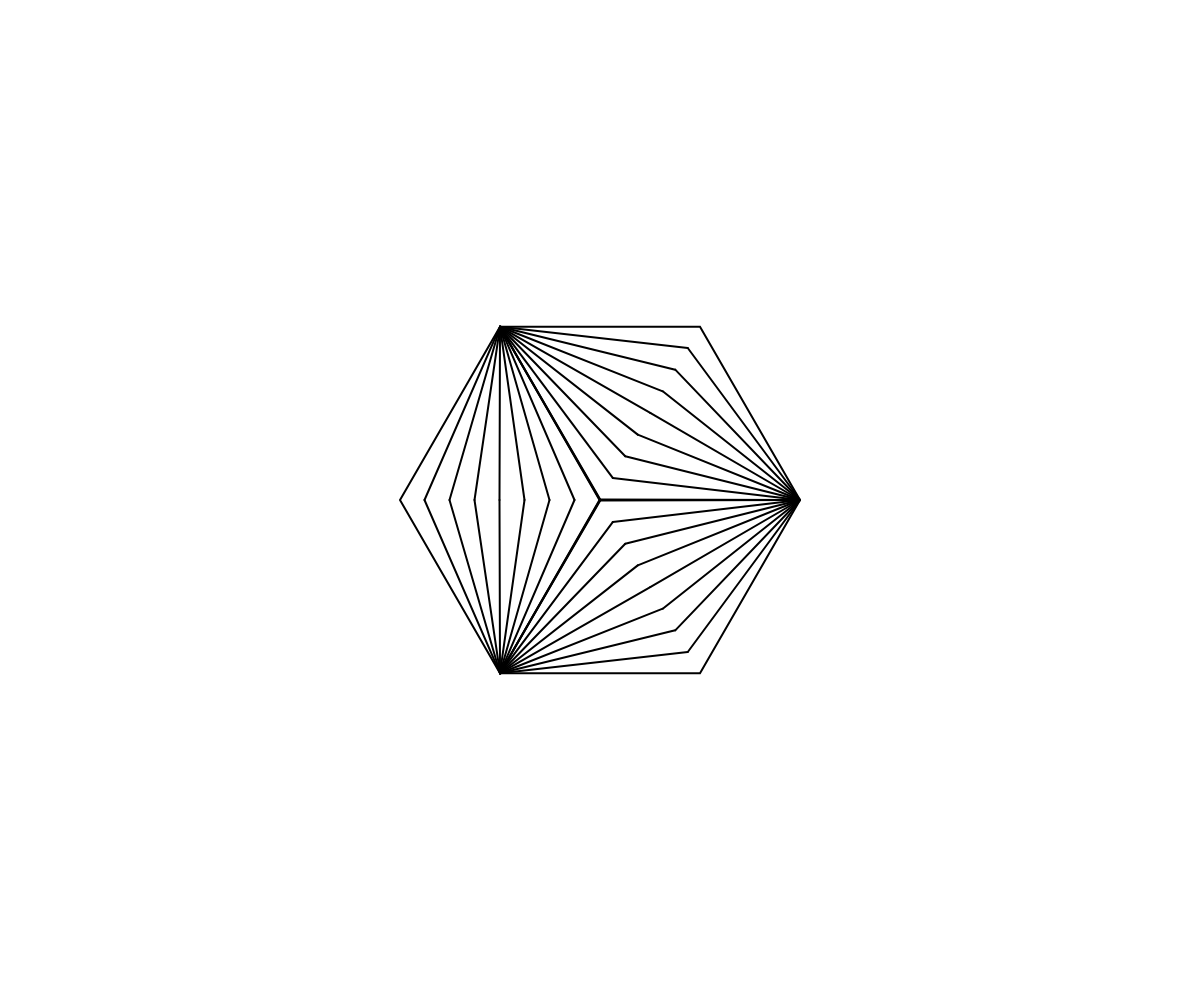
Frame 1 (no input)
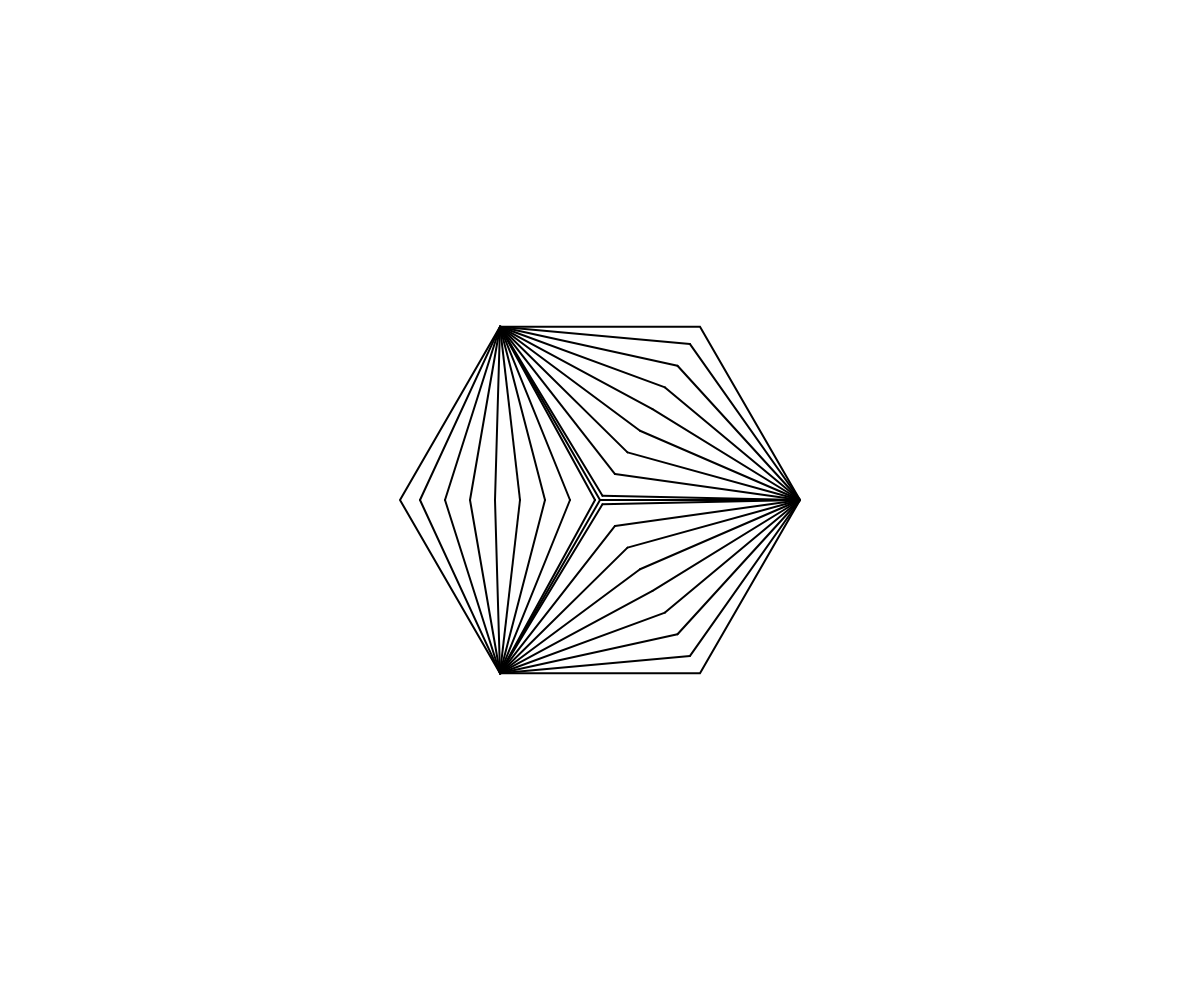
Frame 60 (no input)
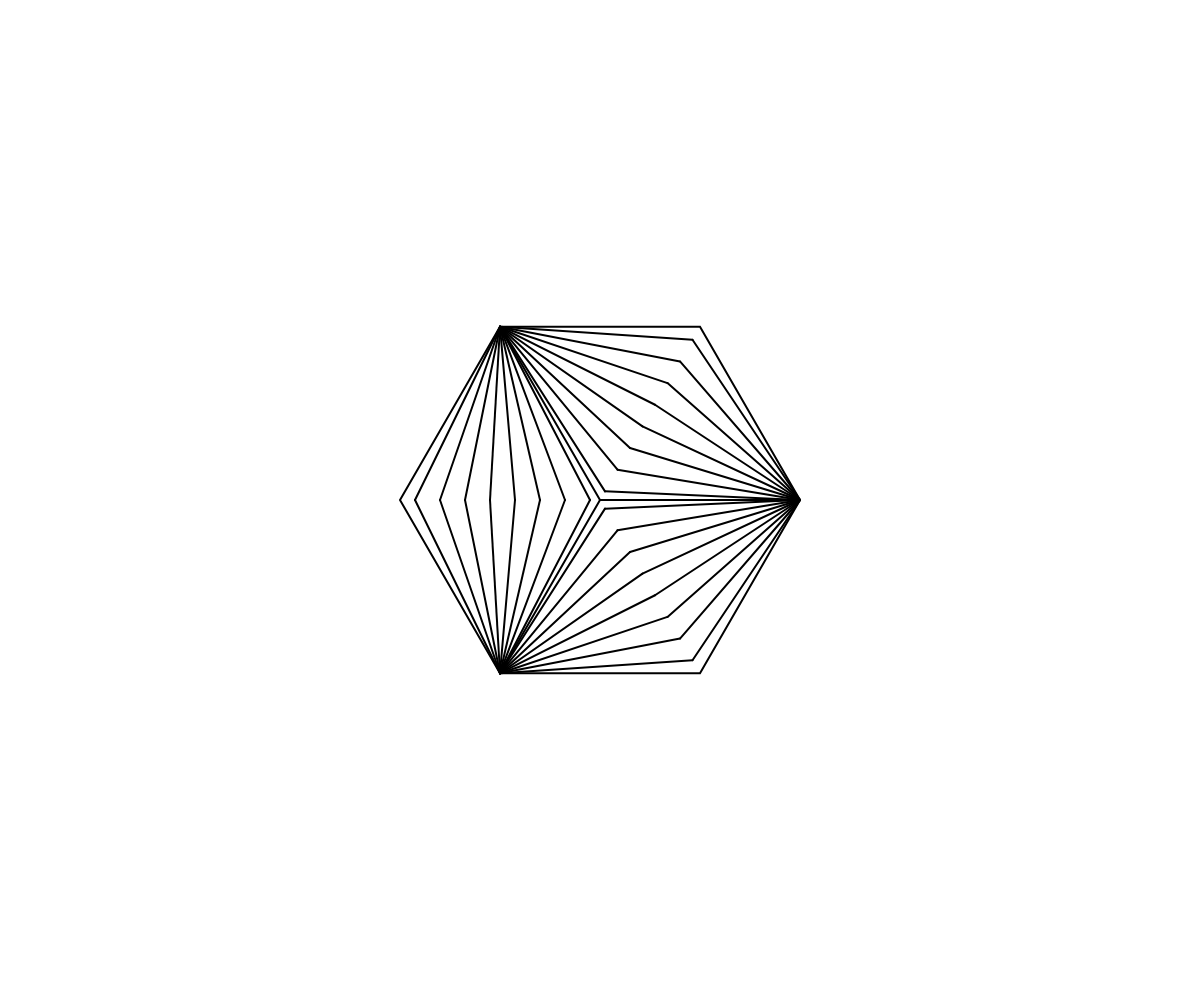
Frame 120 (the mouse pressed at the canvas centre since frame 60)

The p5.js sketch that drew these frames (run headless with seeded random() and noise() and a simulated clock; from frame 60 on, the mouse is pressed at the canvas centre):

// p5.js sketch
// ── sketch.js
/***********************************************************************
     
 Copyright (c) 2008, 2009, Ayush Mishra, www.Ayushmishra.design
 *** Ayush Mishra Designs ***
 * All rights reserved.
 *
 * Redistribution and use in source and binary forms, with or without
 * modification, are permitted provided that the following conditions are met:
 *
 *     * Redistributions of source code must retain the above copyright
 *       notice, this list of conditions and the following disclaimer.
 *     * Redistributions in binary form must reproduce the above copyright
 *       notice, this list of conditions and the following disclaimer in the
 *       documentation and/or other materials provided with the distribution.
 *     * Neither the name of MSA Visuals nor the names of its contributors
 *       may be used to endorse or promote products derived from this software
 *       without specific prior written permission.
 *
 * THIS SOFTWARE IS PROVIDED BY THE COPYRIGHT HOLDERS AND CONTRIBUTORS "AS IS"
 * AND ANY EXPRESS OR IMPLIED WARRANTIES, INCLUDING, BUT NOT LIMITED TO,
 * THE IMPLIED WARRANTIES OF MERCHANTABILITY AND FITNESS FOR A PARTICULAR PURPOSE
 * ARE DISCLAIMED. IN NO EVENT SHALL THE COPYRIGHT HOLDER OR CONTRIBUTORS BE LIABLE
 * FOR ANY DIRECT, INDIRECT, INCIDENTAL, SPECIAL, EXEMPLARY, OR CONSEQUENTIAL DAMAGES
 * (INCLUDING, BUT NOT LIMITED TO, PROCUREMENT OF SUBSTITUTE GOODS OR SERVICES; LOSS
 * OF USE, DATA, OR PROFITS; OR BUSINESS INTERRUPTION) HOWEVER CAUSED AND ON ANY THEORY
 * OF LIABILITY, WHETHER IN CONTRACT, STRICT LIABILITY, OR TORT (INCLUDING NEGLIGENCE
 * OR OTHERWISE) ARISING IN ANY WAY OUT OF THE USE OF THIS SOFTWARE, EVEN IF ADVISED
 * OF THE POSSIBILITY OF SUCH DAMAGE.
 *
 * ***********************************************************************/

const N_FRAMES = 50;
let n = 8;
let r = 200;

function setup() {
  createCanvas(windowWidth, windowHeight);
  stroke(0);
  strokeWeight(2);
  noFill();
}

function draw() {
  background(255);
  translate(width/2, height/2);
  
	let points = [];
	for (let theta = 0; theta < TWO_PI; theta += TWO_PI/6) {
		points.push(createVector(r*cos(theta), r*sin(theta)));
	}
	
	beginShape();
	for (let p of points) {
		vertex(p.x, p.y);
	}
	endShape();
	
	line(0, 0, points[0].x, points[0].y);
	line(0, 0, points[2].x, points[2].y);
	line(0, 0, points[4].x, points[4].y);
  
  let t = (frameCount%N_FRAMES)/N_FRAMES;
  for (let i = 0; i < n; i++) {
		for (let j = 0; j < points.length-2; j += 2) {
			let pi = points[j];
			let pj = points[j+1];
			let pk = points[(j+2)%points.length];
			
			let x = map(i+t, 0, n, 0, pj.x);
			let y = map(i+t, 0, n, 0, pj.y);
			line(pi.x, pi.y, x, y);
			line(x, y, pk.x, pk.y);
		}
  }
}
